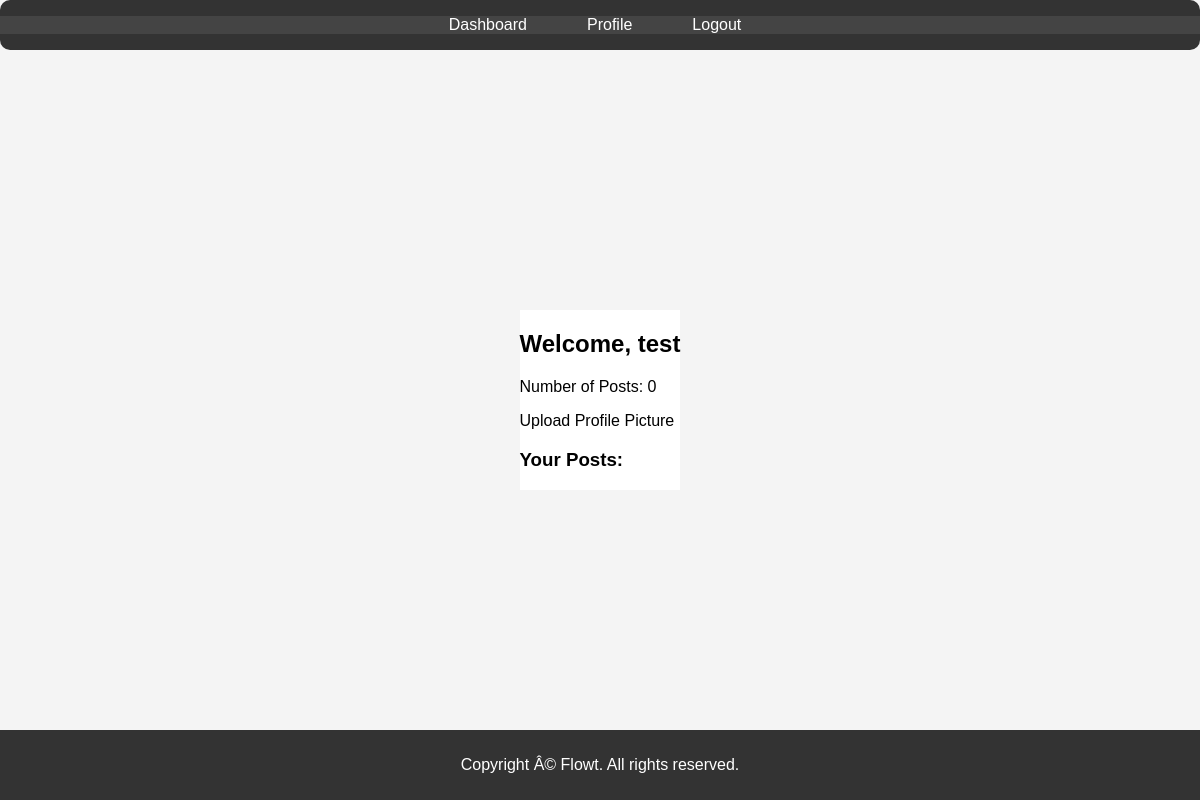
Page /account (signed in) on the earlier database version.
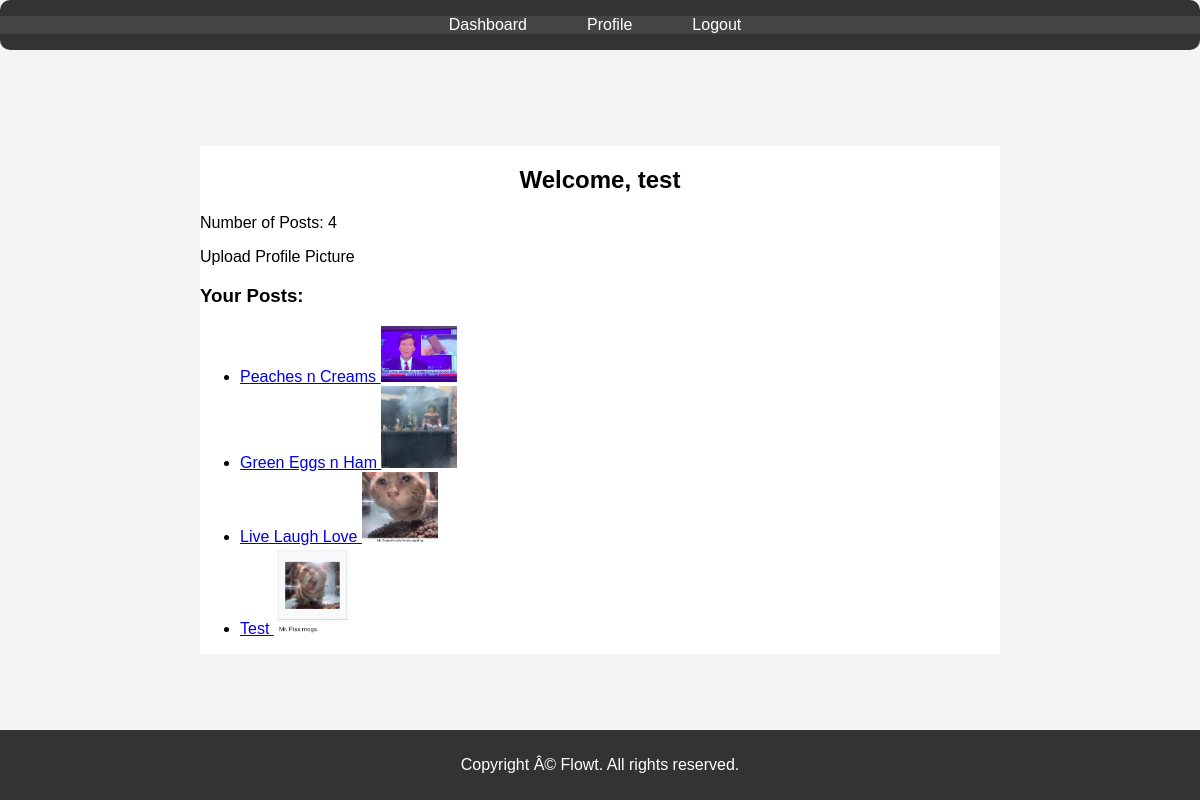
Same page on the later database version.
### FProj/backend.py (models this page shows)
class Post(db.Model):
    id = db.Column(db.Integer, primary_key = True, autoincrement = True)
    title = db.Column(db.String, nullable = False)
    description = db.Column(db.String, nullable = False)
    ingredients = db.Column(db.String, nullable = False)
    label = db.Column(db.String(), nullable = False)
    picture = db.Column(db.String(), nullable = False)
    upvote = db.Column(db.Integer, default = 0, nullable = False)
    user_id = db.Column(db.Integer, db.ForeignKey('user.id'), nullable=False)
    user = db.relationship('User', backref=db.backref('posts', lazy=True))

### FProj/backend.py (the view)
@app.route('/account')
@login_required
def account():
    posts = current_user.posts
    num_posts = len(posts)
    return render_template('account.html', posts=posts, num_posts=num_posts)

### FProj/backend.py (called while the page is built)
@login_manager.user_loader
def load_user(user_id):
    return User.query.get(int(user_id))

### FProj/templates/account.html (shortened to what this page needs)
<!DOCTYPE html>
<html lang="en">
<head>
    <link rel="stylesheet" type="text/css" href="{{ url_for('static', filename='login.css') }}">
</head>
<body class="account-page">
    <header class="account-header">
        <nav class="account-nav">
            <ul>
                <li><a onclick="window.location.href='/main'">Dashboard</a></li>
                <li><a onclick="window.location.href='/account'">Profile</a></li>
                <li><a onclick="window.location.href='/login'">Logout</a></li>
            </ul>
        </nav>
    </header>
    <div class="container" style="background-color: white">
        <div class="user-info">
            <h2>Welcome, {{ current_user.username }}</h2>
            <p>Number of Posts: {{ num_posts }}</p>
            {% if current_user.profile_picture %}
                <img src="{{ current_user.profile_picture }}" alt="Profile Picture" onclick="document.getElementById('profile_picture_input').click();" style="cursor: pointer;">
            {% else %}
                <label for="profile_picture_input">Upload Profile Picture</label>
            {% endif %}
        </div>
        <div class="user-posts">
            <h3>Your Posts:</h3>
            <ul>
                {% for post in current_user.posts %}
                    <li>
                        <a href="{{ url_for('viewPost', post_id=post.id) }}">
                            {{ post.title }}
                        </a>
                        <img style="width: 10%; height: 10%"src="{{ url_for('static', filename=post.picture) }}" alt="Post Picture">
                    </li>
                {% endfor %}
            </ul>
        </div>
    </div>
    <footer class="account-footer">
        <p>Copyright Â© Flowt. All rights reserved.</p>
    </footer>
</body>
</html>

Differences in the rows shown:
added Post: title "Peaches n Creams", picture (picture)
added Post: title "Green Eggs n Ham", picture (picture)
added Post: title "Live Laugh Love", picture (picture)
added Post: title "Test", picture (picture)
Other differences:
{{ num_posts }}: "0" → "4"
